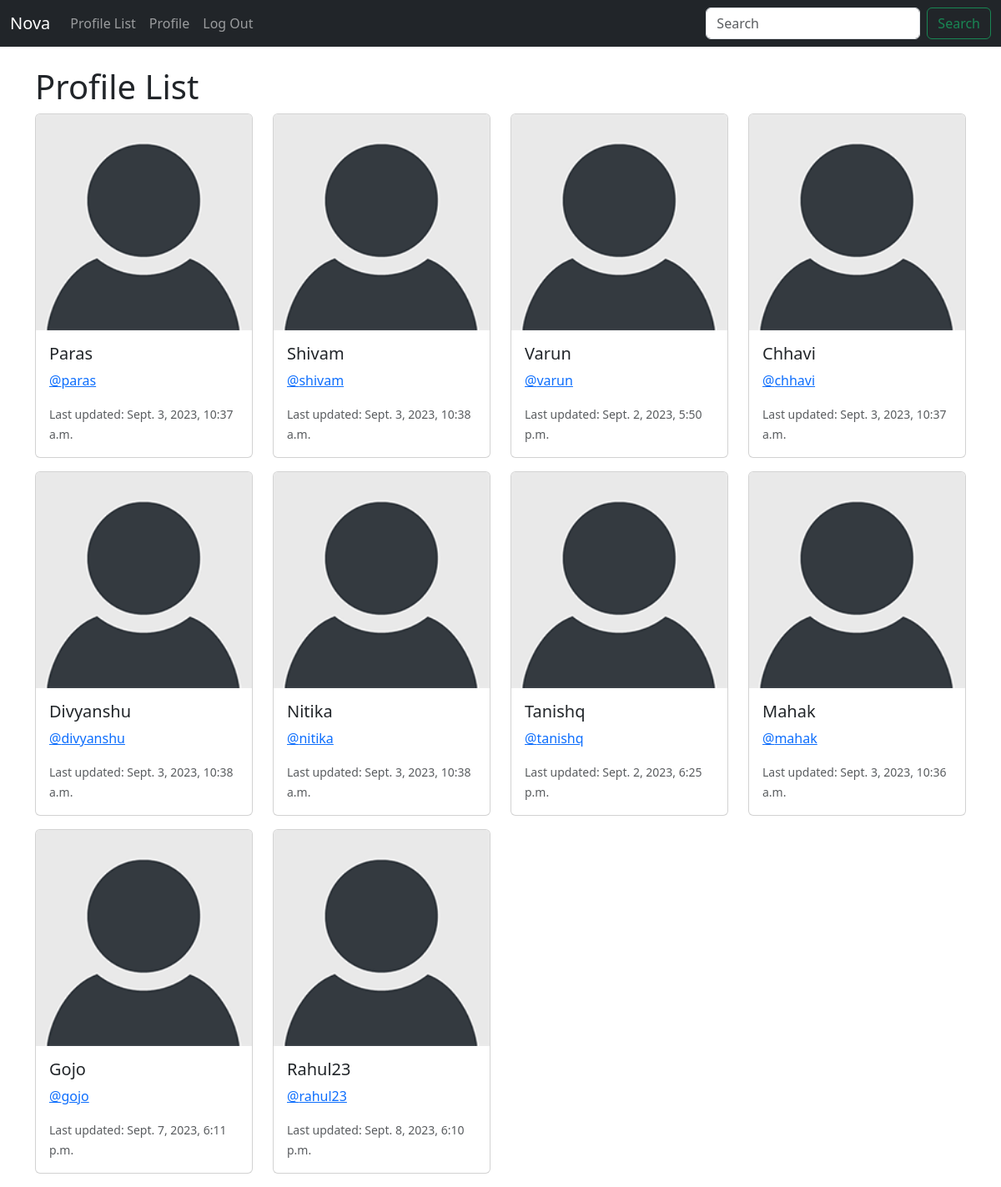
The page /profile_list/ (signed in) on the database as committed earlier.
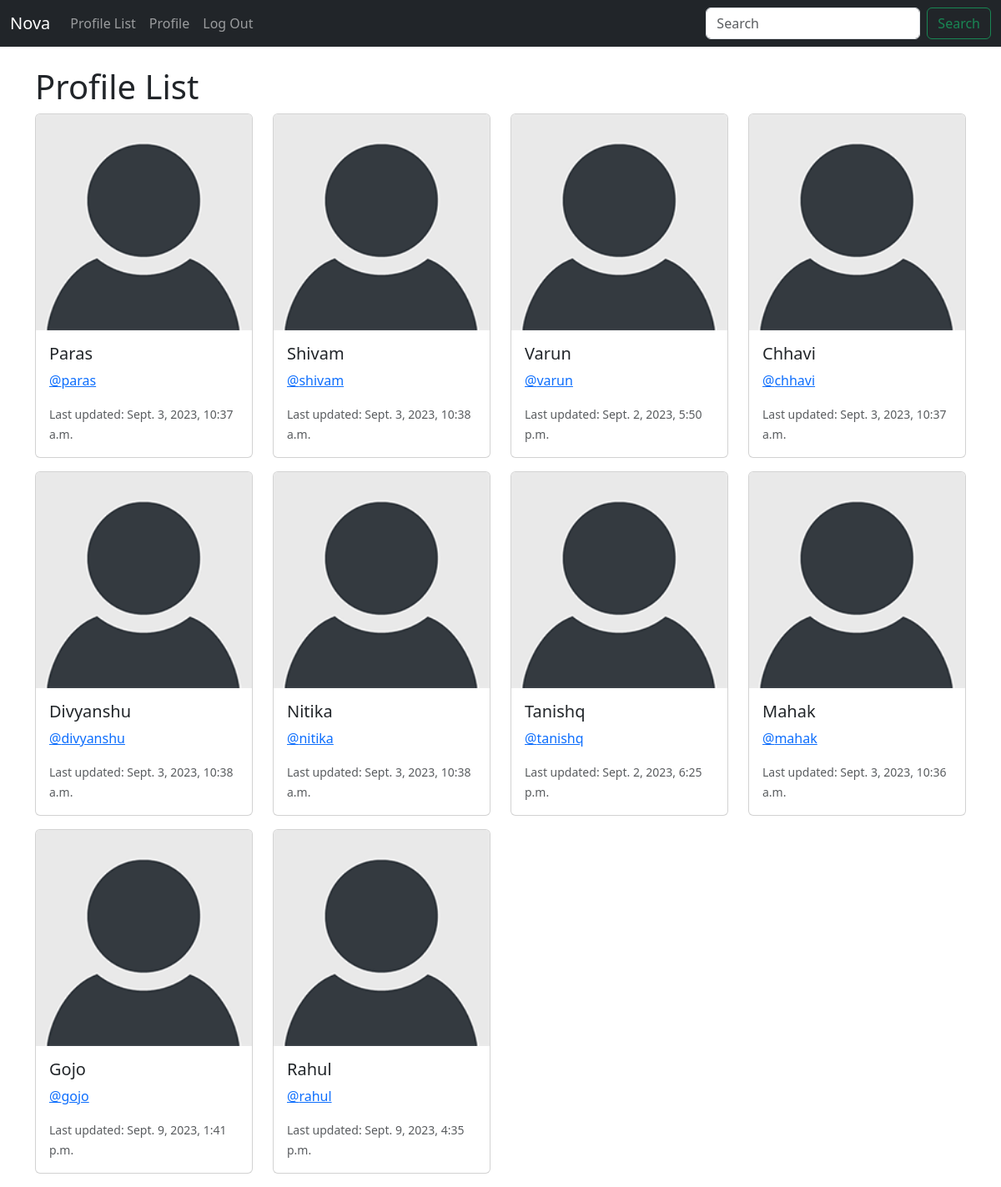
The same page on the database as committed later.
### nova/models.py (models this page shows, shortened)
class Profile(models.Model):
    user = models.OneToOneField(User, on_delete=models.CASCADE)
    follows = models.ManyToManyField("self",
                                     related_name="followed_by",
                                     symmetrical=False,
                                     blank=True)
    date_modified = models.DateTimeField(User, auto_now=True)
    profile_image = models.ImageField(null = True, blank = True, upload_to='images/')

### nova/views.py (the view)
# urls.py: path('profile_list/', views.profile_list, name="profile_list"),
def profile_list(request):
    if request.user.is_authenticated:
        profiles = Profile.objects.exclude(user=request.user)
        return render(request, 'profile_list.html', {"profiles":profiles})
    else:
        messages.success(request, ("You must be Logged In to view this page"))
        return redirect('home')

### nova/templates/profile_list.html (shortened to what this page needs)
{% extends 'components/base.html' %}
{% load static %}
{% block main %}
<h1>Profile List</h1>
<div class="row">
  {% if profiles %}
    {% for profile in profiles %}
      <div class="col-12 col-md-6 col-lg-3 mb-3">
        <div class="card">
          <img src="{% static 'images/default_profile_pic.png' %}" class="card-img-top" alt="Profile image">
          <div class="card-body">
            <h5 class="card-title">{{ profile.user.username }}</h5>
            <p class="card-text"><a href="{% url 'profile' profile.user.id %}"> @{{ profile.user.username|lower }} </a></p>
            <p class="card-text">
              <small class="text-muted">Last updated: {{ profile.date_modified }}</small>
            </p>
          </div>
        </div>
      </div>
    {% endfor %}
  {% endif %}
</div>
{% endblock main %}

### nova/templates/components/base.html (shortened to what this page needs)
<!doctype html>
<html lang="en">
  <head>
    <link href="https://cdn.jsdelivr.net/npm/bootstrap@5.3.1/dist/css/bootstrap.min.css" rel="stylesheet">
</head>
  <body>
    {% include 'components/navbar.html' %}
    <div class="container">
      <br>
        {% block main %}
        {% endblock main %}
    </div>
</body>
</html>

### nova/templates/components/navbar.html (shortened to what this page needs)
<nav class="navbar navbar-expand-lg navbar-dark bg-dark">
    <div class="container-fluid">
      <a class="navbar-brand" href="{% url 'home' %}">Nova</a>
      <div class="collapse navbar-collapse" id="navbarSupportedContent">
        <ul class="navbar-nav me-auto mb-2 mb-lg-0">
          <li class="nav-item">
            <a class="nav-link" href="{% url 'profile_list' %}">Profile List</a>
          </li>
          {% if user.is_authenticated %}
          <li class="nav-item">
            <a class="nav-link" href="{% url 'profile' request.user.id %}">Profile</a>
          </li>
          <li class="nav-item">
            <a class="nav-link" href="{% url 'logout' %}">Log Out</a>
          </li>
          {% endif %}
        </ul>
        <form class="d-flex" role="search">
          <input class="form-control me-2" type="search" placeholder="Search" aria-label="Search">
          <button class="btn btn-outline-success" type="submit">Search</button>
        </form>
      </div>
    </div>
  </nav>

Rows that differ between the two databases and show on the page:
changed Profile "Gojo": date_modified "Sept. 7, 2023, 6:11 p.m." → "Sept. 9, 2023, 1:41 p.m."
changed Profile: user.username "Rahul23" → "Rahul"; user.username "rahul23" → "rahul"; date_modified "Sept. 8, 2023, 6:10 p.m." → "Sept. 9, 2023, 4:35 p.m."
